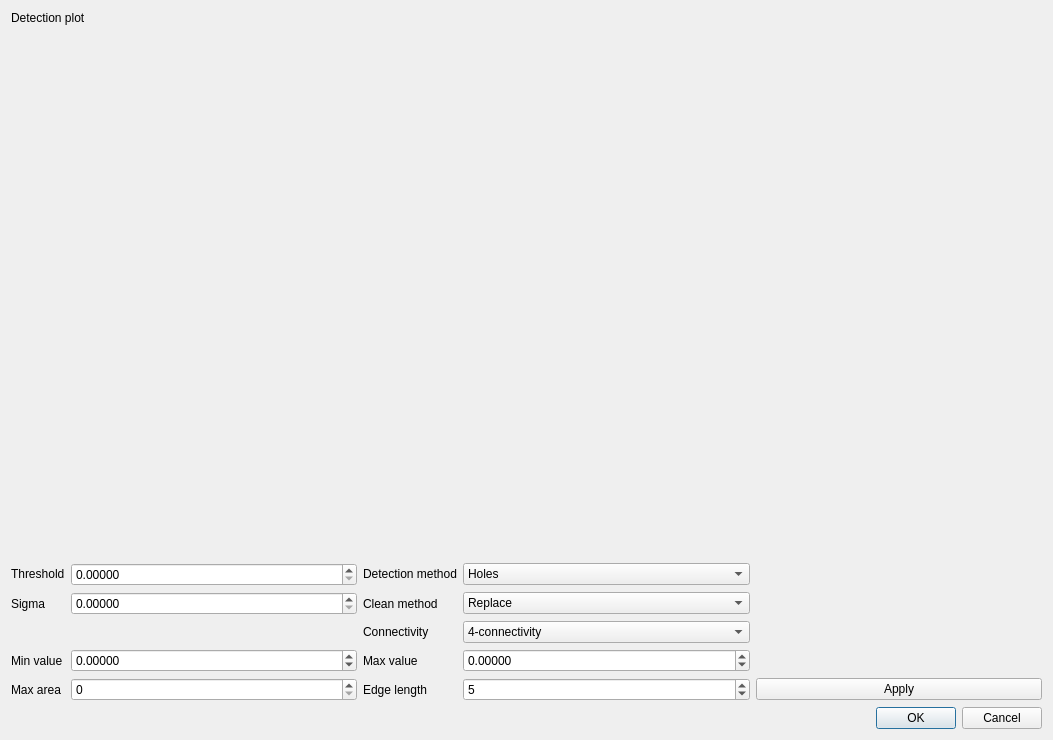
<?xml version="1.0" encoding="UTF-8"?>
<ui version="4.0">
 <class>MorphSpotCleanDlg</class>
 <widget class="QDialog" name="MorphSpotCleanDlg">
  <property name="geometry">
   <rect>
    <x>0</x>
    <y>0</y>
    <width>1053</width>
    <height>740</height>
   </rect>
  </property>
  <property name="windowTitle">
   <string>Morphological spot cleaning</string>
  </property>
  <layout class="QVBoxLayout" name="verticalLayout_2">
   <item>
    <layout class="QVBoxLayout" name="verticalLayout">
     <item>
      <layout class="QHBoxLayout" name="horizontalLayout">
       <item>
        <layout class="QVBoxLayout" name="verticalLayout_4">
         <item>
          <widget class="QLabel" name="label_11">
           <property name="sizePolicy">
            <sizepolicy hsizetype="Preferred" vsizetype="Maximum">
             <horstretch>0</horstretch>
             <verstretch>0</verstretch>
            </sizepolicy>
           </property>
           <property name="text">
            <string>Detection plot</string>
           </property>
          </widget>
         </item>
         <item>
          <widget class="QtAddons::PlotWidget" name="plotDetection" native="true">
           <property name="minimumSize">
            <size>
             <width>0</width>
             <height>192</height>
            </size>
           </property>
          </widget>
         </item>
        </layout>
       </item>
      </layout>
     </item>
    </layout>
   </item>
   <item>
    <layout class="QHBoxLayout" name="horizontalLayout_5">
     <item>
      <widget class="QtAddons::CompareVolumeViewer" name="widget_VolumeViewer" native="true">
       <property name="minimumSize">
        <size>
         <width>0</width>
         <height>256</height>
        </size>
       </property>
      </widget>
     </item>
    </layout>
   </item>
   <item>
    <layout class="QGridLayout" name="gridLayout">
     <item row="0" column="2">
      <widget class="QLabel" name="label_5">
       <property name="sizePolicy">
        <sizepolicy hsizetype="Maximum" vsizetype="Maximum">
         <horstretch>0</horstretch>
         <verstretch>0</verstretch>
        </sizepolicy>
       </property>
       <property name="text">
        <string>Detection method</string>
       </property>
      </widget>
     </item>
     <item row="1" column="0">
      <widget class="QLabel" name="label_12">
       <property name="text">
        <string>Sigma</string>
       </property>
      </widget>
     </item>
     <item row="4" column="1">
      <widget class="QSpinBox" name="spinArea">
       <property name="toolTip">
        <string>Sets the largest area that should considered being a spot.</string>
       </property>
       <property name="maximum">
        <number>1000</number>
       </property>
      </widget>
     </item>
     <item row="1" column="3">
      <widget class="QComboBox" name="comboCleanMethod">
       <property name="toolTip">
        <string>Selects repair algorithm</string>
       </property>
       <item>
        <property name="text">
         <string>Replace</string>
        </property>
       </item>
       <item>
        <property name="text">
         <string>Fill (Experimental)</string>
        </property>
       </item>
      </widget>
     </item>
     <item row="3" column="2">
      <widget class="QLabel" name="label_9">
       <property name="text">
        <string>Max value</string>
       </property>
      </widget>
     </item>
     <item row="4" column="0">
      <widget class="QLabel" name="label_7">
       <property name="text">
        <string>Max area</string>
       </property>
      </widget>
     </item>
     <item row="1" column="1">
      <widget class="QDoubleSpinBox" name="spinSigma">
       <property name="toolTip">
        <string>Width of the mixing band, allows a fuzzy mix between smooth and orignal image.</string>
       </property>
       <property name="decimals">
        <number>5</number>
       </property>
      </widget>
     </item>
     <item row="4" column="4">
      <widget class="QPushButton" name="buttonApply">
       <property name="toolTip">
        <string>Test the current settings.</string>
       </property>
       <property name="text">
        <string>Apply</string>
       </property>
      </widget>
     </item>
     <item row="3" column="3">
      <widget class="QDoubleSpinBox" name="spinMaxValue">
       <property name="toolTip">
        <string>Additional value clamping, setting greatest value allowed.</string>
       </property>
       <property name="decimals">
        <number>5</number>
       </property>
       <property name="minimum">
        <double>-10000.000000000000000</double>
       </property>
       <property name="maximum">
        <double>10000.000000000000000</double>
       </property>
      </widget>
     </item>
     <item row="0" column="1">
      <widget class="QDoubleSpinBox" name="spinThreshold">
       <property name="toolTip">
        <string>Threshold value to select the cleaning level.</string>
       </property>
       <property name="decimals">
        <number>5</number>
       </property>
       <property name="maximum">
        <double>9999.000000000000000</double>
       </property>
      </widget>
     </item>
     <item row="0" column="3">
      <widget class="QComboBox" name="comboDetectionMethod">
       <property name="toolTip">
        <string>Selects the type of outliers to remove.</string>
       </property>
       <item>
        <property name="text">
         <string>Holes</string>
        </property>
       </item>
       <item>
        <property name="text">
         <string>Peaks</string>
        </property>
       </item>
       <item>
        <property name="text">
         <string>Both</string>
        </property>
       </item>
      </widget>
     </item>
     <item row="4" column="3">
      <widget class="QSpinBox" name="spinEdgeLenght">
       <property name="toolTip">
        <string>Length of an edge smothing filter. Improves the edge processing.</string>
       </property>
       <property name="minimum">
        <number>1</number>
       </property>
       <property name="value">
        <number>5</number>
       </property>
      </widget>
     </item>
     <item row="3" column="0">
      <widget class="QLabel" name="label_8">
       <property name="text">
        <string>Min value</string>
       </property>
      </widget>
     </item>
     <item row="4" column="2">
      <widget class="QLabel" name="label_10">
       <property name="text">
        <string>Edge length</string>
       </property>
      </widget>
     </item>
     <item row="0" column="0">
      <widget class="QLabel" name="label_4">
       <property name="sizePolicy">
        <sizepolicy hsizetype="Maximum" vsizetype="Maximum">
         <horstretch>0</horstretch>
         <verstretch>0</verstretch>
        </sizepolicy>
       </property>
       <property name="text">
        <string>Threshold</string>
       </property>
      </widget>
     </item>
     <item row="3" column="1">
      <widget class="QDoubleSpinBox" name="spinMinValue">
       <property name="toolTip">
        <string>Additional value clamping, setting lowest value allowed.</string>
       </property>
       <property name="decimals">
        <number>5</number>
       </property>
       <property name="minimum">
        <double>-10000.000000000000000</double>
       </property>
       <property name="maximum">
        <double>10000.000000000000000</double>
       </property>
      </widget>
     </item>
     <item row="1" column="2">
      <widget class="QLabel" name="label_13">
       <property name="text">
        <string>Clean method</string>
       </property>
      </widget>
     </item>
     <item row="2" column="2">
      <widget class="QLabel" name="label_6">
       <property name="sizePolicy">
        <sizepolicy hsizetype="Maximum" vsizetype="Maximum">
         <horstretch>0</horstretch>
         <verstretch>0</verstretch>
        </sizepolicy>
       </property>
       <property name="text">
        <string>Connectivity</string>
       </property>
      </widget>
     </item>
     <item row="2" column="3">
      <widget class="QComboBox" name="comboConnectivity">
       <property name="toolTip">
        <string>Selects morphological connectivity</string>
       </property>
       <item>
        <property name="text">
         <string>4-connectivity</string>
        </property>
       </item>
       <item>
        <property name="text">
         <string>8-connectivity</string>
        </property>
       </item>
      </widget>
     </item>
    </layout>
   </item>
   <item>
    <widget class="QDialogButtonBox" name="buttonBox">
     <property name="orientation">
      <enum>Qt::Horizontal</enum>
     </property>
     <property name="standardButtons">
      <set>QDialogButtonBox::Cancel|QDialogButtonBox::Ok</set>
     </property>
    </widget>
   </item>
  </layout>
 </widget>
 <customwidgets>
  <customwidget>
   <class>QtAddons::CompareVolumeViewer</class>
   <extends>QWidget</extends>
   <header location="global">comparevolumeviewer.h</header>
   <container>1</container>
  </customwidget>
  <customwidget>
   <class>QtAddons::PlotWidget</class>
   <extends>QWidget</extends>
   <header location="global">plotwidget.h</header>
   <container>1</container>
  </customwidget>
 </customwidgets>
 <resources/>
 <connections>
  <connection>
   <sender>buttonBox</sender>
   <signal>accepted()</signal>
   <receiver>MorphSpotCleanDlg</receiver>
   <slot>accept()</slot>
   <hints>
    <hint type="sourcelabel">
     <x>248</x>
     <y>254</y>
    </hint>
    <hint type="destinationlabel">
     <x>157</x>
     <y>274</y>
    </hint>
   </hints>
  </connection>
  <connection>
   <sender>buttonBox</sender>
   <signal>rejected()</signal>
   <receiver>MorphSpotCleanDlg</receiver>
   <slot>reject()</slot>
   <hints>
    <hint type="sourcelabel">
     <x>316</x>
     <y>260</y>
    </hint>
    <hint type="destinationlabel">
     <x>286</x>
     <y>274</y>
    </hint>
   </hints>
  </connection>
 </connections>
</ui>
